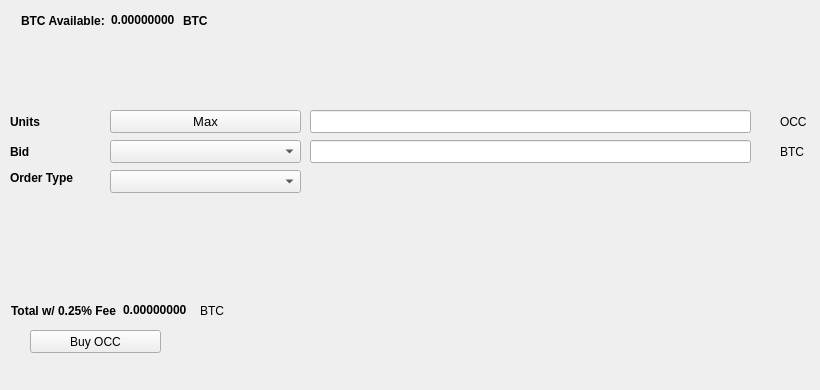
   <widget class="QWidget" name="BuyTab">
    <attribute name="title">
     <string>Buy</string>
    </attribute>
    <widget class="QPushButton" name="BuyOCC">
     <property name="geometry">
      <rect>
       <x>30</x>
       <y>330</y>
       <width>131</width>
       <height>23</height>
      </rect>
     </property>
     <property name="text">
      <string>Buy OCC</string>
     </property>
     <property name="icon">
      <iconset resource="../onecommacoin.qrc">
       <normaloff>:/icons/bitcoin</normaloff>:/icons/bitcoin</iconset>
     </property>
    </widget>
    <widget class="QLabel" name="label_3">
     <property name="geometry">
      <rect>
       <x>10</x>
       <y>110</y>
       <width>46</width>
       <height>23</height>
      </rect>
     </property>
     <property name="font">
      <font>
       <weight>75</weight>
       <bold>true</bold>
      </font>
     </property>
     <property name="text">
      <string>Units</string>
     </property>
    </widget>
    <widget class="QLineEdit" name="UnitsInput">
     <property name="geometry">
      <rect>
       <x>310</x>
       <y>110</y>
       <width>441</width>
       <height>23</height>
      </rect>
     </property>
     <property name="font">
      <font>
       <pointsize>9</pointsize>
       <weight>75</weight>
       <bold>true</bold>
      </font>
     </property>
    </widget>
    <widget class="QLineEdit" name="BuyBidPriceEdit">
     <property name="geometry">
      <rect>
       <x>310</x>
       <y>140</y>
       <width>441</width>
       <height>23</height>
      </rect>
     </property>
     <property name="font">
      <font>
       <pointsize>9</pointsize>
       <weight>75</weight>
       <bold>true</bold>
      </font>
     </property>
    </widget>
    <widget class="QLabel" name="label_4">
     <property name="geometry">
      <rect>
       <x>780</x>
       <y>110</y>
       <width>31</width>
       <height>23</height>
      </rect>
     </property>
     <property name="text">
      <string>OCC</string>
     </property>
    </widget>
    <widget class="QLabel" name="label_5">
     <property name="geometry">
      <rect>
       <x>780</x>
       <y>140</y>
       <width>31</width>
       <height>23</height>
      </rect>
     </property>
     <property name="text">
      <string>BTC</string>
     </property>
    </widget>
    <widget class="QLabel" name="label_6">
     <property name="geometry">
      <rect>
       <x>10</x>
       <y>140</y>
       <width>46</width>
       <height>23</height>
      </rect>
     </property>
     <property name="font">
      <font>
       <weight>75</weight>
       <bold>true</bold>
      </font>
     </property>
     <property name="text">
      <string>Bid</string>
     </property>
    </widget>
    <widget class="QLabel" name="label_7">
     <property name="geometry">
      <rect>
       <x>10</x>
       <y>170</y>
       <width>91</width>
       <height>16</height>
      </rect>
     </property>
     <property name="font">
      <font>
       <weight>75</weight>
       <bold>true</bold>
      </font>
     </property>
     <property name="text">
      <string>Order Type</string>
     </property>
    </widget>
    <widget class="QPushButton" name="Buy_Max_Amount">
     <property name="geometry">
      <rect>
       <x>110</x>
       <y>110</y>
       <width>191</width>
       <height>23</height>
      </rect>
     </property>
     <property name="font">
      <font>
       <pointsize>10</pointsize>
      </font>
     </property>
     <property name="text">
      <string>Max</string>
     </property>
    </widget>
    <widget class="QComboBox" name="BuyBidcomboBox">
     <property name="geometry">
      <rect>
       <x>110</x>
       <y>140</y>
       <width>191</width>
       <height>23</height>
      </rect>
     </property>
     <property name="font">
      <font>
       <pointsize>10</pointsize>
      </font>
     </property>
    </widget>
    <widget class="QComboBox" name="buyOrdertypeCombo">
     <property name="geometry">
      <rect>
       <x>110</x>
       <y>170</y>
       <width>191</width>
       <height>23</height>
      </rect>
     </property>
     <property name="font">
      <font>
       <pointsize>10</pointsize>
      </font>
     </property>
    </widget>
    <widget class="QWidget" name="layoutWidget1">
     <property name="geometry">
      <rect>
       <x>21</x>
       <y>11</y>
       <width>227</width>
       <height>19</height>
      </rect>
     </property>
     <layout class="QHBoxLayout" name="horizontalLayout_3">
      <item>
       <widget class="QLabel" name="label232">
        <property name="font">
         <font>
          <weight>75</weight>
          <bold>true</bold>
         </font>
        </property>
        <property name="text">
         <string>BTC Available:</string>
        </property>
       </widget>
      </item>
      <item>
       <widget class="QLabel" name="BtcAvailableLbl">
        <property name="palette">
         <palette>
          <active>
           <colorrole role="WindowText">
            <brush brushstyle="SolidPattern">
             <color alpha="255">
              <red>0</red>
              <green>0</green>
              <blue>0</blue>
             </color>
            </brush>
           </colorrole>
           <colorrole role="Button">
            <brush brushstyle="SolidPattern">
             <color alpha="255">
              <red>0</red>
              <green>170</green>
              <blue>0</blue>
             </color>
            </brush>
           </colorrole>
           <colorrole role="Light">
            <brush brushstyle="SolidPattern">
             <color alpha="255">
              <red>0</red>
              <green>255</green>
              <blue>0</blue>
             </color>
            </brush>
           </colorrole>
           <colorrole role="Midlight">
            <brush brushstyle="SolidPattern">
             <color alpha="255">
              <red>0</red>
              <green>212</green>
              <blue>0</blue>
             </color>
            </brush>
           </colorrole>
           <colorrole role="Dark">
            <brush brushstyle="SolidPattern">
             <color alpha="255">
              <red>0</red>
              <green>85</green>
              <blue>0</blue>
             </color>
            </brush>
           </colorrole>
           <colorrole role="Mid">
            <brush brushstyle="SolidPattern">
             <color alpha="255">
              <red>0</red>
              <green>113</green>
              <blue>0</blue>
             </color>
            </brush>
           </colorrole>
           <colorrole role="Text">
            <brush brushstyle="SolidPattern">
             <color alpha="255">
              <red>0</red>
              <green>170</green>
              <blue>0</blue>
             </color>
            </brush>
           </colorrole>
           <colorrole role="BrightText">
            <brush brushstyle="SolidPattern">
             <color alpha="255">
              <red>255</red>
              <green>255</green>
              <blue>255</blue>
             </color>
            </brush>
           </colorrole>
           <colorrole role="ButtonText">
            <brush brushstyle="SolidPattern">
             <color alpha="255">
              <red>0</red>
              <green>0</green>
              <blue>0</blue>
             </color>
            </brush>
           </colorrole>
           <colorrole role="Base">
            <brush brushstyle="SolidPattern">
             <color alpha="255">
              <red>255</red>
              <green>255</green>
              <blue>255</blue>
             </color>
            </brush>
           </colorrole>
           <colorrole role="Window">
            <brush brushstyle="SolidPattern">
             <color alpha="255">
              <red>0</red>
              <green>170</green>
              <blue>0</blue>
             </color>
            </brush>
           </colorrole>
           <colorrole role="Shadow">
            <brush brushstyle="SolidPattern">
             <color alpha="255">
              <red>0</red>
              <green>0</green>
              <blue>0</blue>
             </color>
            </brush>
           </colorrole>
           <colorrole role="AlternateBase">
            <brush brushstyle="SolidPattern">
             <color alpha="255">
              <red>127</red>
              <green>212</green>
              <blue>127</blue>
             </color>
            </brush>
           </colorrole>
           <colorrole role="ToolTipBase">
            <brush brushstyle="SolidPattern">
             <color alpha="255">
              <red>255</red>
              <green>255</green>
              <blue>220</blue>
             </color>
            </brush>
           </colorrole>
           <colorrole role="ToolTipText">
            <brush brushstyle="SolidPattern">
             <color alpha="255">
              <red>0</red>
              <green>0</green>
              <blue>0</blue>
             </color>
            </brush>
           </colorrole>
          </active>
          <inactive>
           <colorrole role="WindowText">
            <brush brushstyle="SolidPattern">
             <color alpha="255">
              <red>0</red>
              <green>0</green>
              <blue>0</blue>
             </color>
            </brush>
           </colorrole>
           <colorrole role="Button">
            <brush brushstyle="SolidPattern">
             <color alpha="255">
              <red>0</red>
              <green>170</green>
              <blue>0</blue>
             </color>
            </brush>
           </colorrole>
           <colorrole role="Light">
            <brush brushstyle="SolidPattern">
             <color alpha="255">
              <red>0</red>
              <green>255</green>
              <blue>0</blue>
             </color>
            </brush>
           </colorrole>
           <colorrole role="Midlight">
            <brush brushstyle="SolidPattern">
             <color alpha="255">
              <red>0</red>
              <green>212</green>
              <blue>0</blue>
             </color>
            </brush>
           </colorrole>
           <colorrole role="Dark">
            <brush brushstyle="SolidPattern">
             <color alpha="255">
              <red>0</red>
              <green>85</green>
              <blue>0</blue>
             </color>
            </brush>
           </colorrole>
           <colorrole role="Mid">
            <brush brushstyle="SolidPattern">
             <color alpha="255">
              <red>0</red>
              <green>113</green>
              <blue>0</blue>
             </color>
            </brush>
           </colorrole>
           <colorrole role="Text">
            <brush brushstyle="SolidPattern">
             <color alpha="255">
              <red>0</red>
              <green>170</green>
              <blue>0</blue>
             </color>
            </brush>
           </colorrole>
           <colorrole role="BrightText">
            <brush brushstyle="SolidPattern">
             <color alpha="255">
              <red>255</red>
              <green>255</green>
              <blue>255</blue>
             </color>
            </brush>
           </colorrole>
           <colorrole role="ButtonText">
            <brush brushstyle="SolidPattern">
             <color alpha="255">
              <red>0</red>
              <green>0</green>
              <blue>0</blue>
             </color>
            </brush>
           </colorrole>
           <colorrole role="Base">
            <brush brushstyle="SolidPattern">
             <color alpha="255">
              <red>255</red>
              <green>255</green>
              <blue>255</blue>
             </color>
            </brush>
           </colorrole>
           <colorrole role="Window">
            <brush brushstyle="SolidPattern">
             <color alpha="255">
              <red>0</red>
              <green>170</green>
              <blue>0</blue>
             </color>
            </brush>
           </colorrole>
           <colorrole role="Shadow">
            <brush brushstyle="SolidPattern">
             <color alpha="255">
              <red>0</red>
              <green>0</green>
              <blue>0</blue>
             </color>
            </brush>
           </colorrole>
           <colorrole role="AlternateBase">
            <brush brushstyle="SolidPattern">
             <color alpha="255">
              <red>127</red>
              <green>212</green>
              <blue>127</blue>
             </color>
            </brush>
           </colorrole>
           <colorrole role="ToolTipBase">
            <brush brushstyle="SolidPattern">
             <color alpha="255">
              <red>255</red>
              <green>255</green>
              <blue>220</blue>
             </color>
            </brush>
           </colorrole>
           <colorrole role="ToolTipText">
            <brush brushstyle="SolidPattern">
             <color alpha="255">
              <red>0</red>
              <green>0</green>
              <blue>0</blue>
             </color>
            </brush>
           </colorrole>
          </inactive>
          <disabled>
           <colorrole role="WindowText">
            <brush brushstyle="SolidPattern">
             <color alpha="255">
              <red>0</red>
              <green>85</green>
              <blue>0</blue>
             </color>
            </brush>
           </colorrole>
           <colorrole role="Button">
            <brush brushstyle="SolidPattern">
             <color alpha="255">
              <red>0</red>
              <green>170</green>
              <blue>0</blue>
             </color>
            </brush>
           </colorrole>
           <colorrole role="Light">
            <brush brushstyle="SolidPattern">
             <color alpha="255">
              <red>0</red>
              <green>255</green>
              <blue>0</blue>
             </color>
            </brush>
           </colorrole>
           <colorrole role="Midlight">
            <brush brushstyle="SolidPattern">
             <color alpha="255">
              <red>0</red>
              <green>212</green>
              <blue>0</blue>
             </color>
            </brush>
           </colorrole>
           <colorrole role="Dark">
            <brush brushstyle="SolidPattern">
             <color alpha="255">
              <red>0</red>
              <green>85</green>
              <blue>0</blue>
             </color>
            </brush>
           </colorrole>
           <colorrole role="Mid">
            <brush brushstyle="SolidPattern">
             <color alpha="255">
              <red>0</red>
              <green>113</green>
              <blue>0</blue>
             </color>
            </brush>
           </colorrole>
           <colorrole role="Text">
            <brush brushstyle="SolidPattern">
             <color alpha="255">
              <red>0</red>
              <green>85</green>
              <blue>0</blue>
             </color>
            </brush>
           </colorrole>
           <colorrole role="BrightText">
            <brush brushstyle="SolidPattern">
             <color alpha="255">
              <red>255</red>
              <green>255</green>
              <blue>255</blue>
             </color>
            </brush>
           </colorrole>
           <colorrole role="ButtonText">
            <brush brushstyle="SolidPattern">
             <color alpha="255">
              <red>0</red>
              <green>85</green>
              <blue>0</blue>
             </color>
            </brush>
           </colorrole>
           <colorrole role="Base">
            <brush brushstyle="SolidPattern">
             <color alpha="255">
              <red>0</red>
              <green>170</green>
              <blue>0</blue>
             </color>
            </brush>
           </colorrole>
           <colorrole role="Window">
            <brush brushstyle="SolidPattern">
             <color alpha="255">
              <red>0</red>
              <green>170</green>
              <blue>0</blue>
             </color>
            </brush>
           </colorrole>
           <colorrole role="Shadow">
            <brush brushstyle="SolidPattern">
             <color alpha="255">
              <red>0</red>
              <green>0</green>
              <blue>0</blue>
             </color>
            </brush>
           </colorrole>
           <colorrole role="AlternateBase">
            <brush brushstyle="SolidPattern">
             <color alpha="255">
              <red>0</red>
              <green>170</green>
              <blue>0</blue>
             </color>
            </brush>
           </colorrole>
           <colorrole role="ToolTipBase">
            <brush brushstyle="SolidPattern">
             <color alpha="255">
              <red>255</red>
              <green>255</green>
              <blue>220</blue>
             </color>
            </brush>
           </colorrole>
           <colorrole role="ToolTipText">
            <brush brushstyle="SolidPattern">
             <color alpha="255">
              <red>0</red>
              <green>0</green>
              <blue>0</blue>
             </color>
            </brush>
           </colorrole>
          </disabled>
         </palette>
        </property>
        <property name="font">
         <font>
          <weight>75</weight>
          <bold>true</bold>
         </font>
        </property>
        <property name="text">
         <string>0.00000000</string>
        </property>
        <property name="textInteractionFlags">
         <set>Qt::LinksAccessibleByMouse|Qt::TextSelectableByKeyboard|Qt::TextSelectableByMouse</set>
        </property>
       </widget>
      </item>
      <item>
       <widget class="QLabel" name="BtcAvailableLbl_2">
        <property name="font">
         <font>
          <weight>75</weight>
          <bold>true</bold>
         </font>
        </property>
        <property name="text">
         <string>BTC</string>
        </property>
       </widget>
      </item>
     </layout>
    </widget>
    <widget class="QWidget" name="layoutWidge2">
     <property name="geometry">
      <rect>
       <x>11</x>
       <y>301</y>
       <width>259</width>
       <height>19</height>
      </rect>
     </property>
     <layout class="QHBoxLayout" name="horizontalLayout_4">
      <item>
       <widget class="QLabel" name="label_9">
        <property name="font">
         <font>
          <weight>75</weight>
          <bold>true</bold>
         </font>
        </property>
        <property name="text">
         <string>Total w/ 0.25% Fee</string>
        </property>
       </widget>
      </item>
      <item>
       <widget class="QLabel" name="BuyCostLabel">
        <property name="palette">
         <palette>
          <active>
           <colorrole role="WindowText">
            <brush brushstyle="SolidPattern">
             <color alpha="255">
              <red>0</red>
              <green>0</green>
              <blue>0</blue>
             </color>
            </brush>
           </colorrole>
           <colorrole role="Button">
            <brush brushstyle="SolidPattern">
             <color alpha="255">
              <red>0</red>
              <green>170</green>
              <blue>0</blue>
             </color>
            </brush>
           </colorrole>
           <colorrole role="Light">
            <brush brushstyle="SolidPattern">
             <color alpha="255">
              <red>0</red>
              <green>255</green>
              <blue>0</blue>
             </color>
            </brush>
           </colorrole>
           <colorrole role="Midlight">
            <brush brushstyle="SolidPattern">
             <color alpha="255">
              <red>0</red>
              <green>212</green>
              <blue>0</blue>
             </color>
            </brush>
           </colorrole>
           <colorrole role="Dark">
            <brush brushstyle="SolidPattern">
             <color alpha="255">
              <red>0</red>
              <green>85</green>
              <blue>0</blue>
             </color>
            </brush>
           </colorrole>
           <colorrole role="Mid">
            <brush brushstyle="SolidPattern">
             <color alpha="255">
              <red>0</red>
              <green>113</green>
              <blue>0</blue>
             </color>
            </brush>
           </colorrole>
           <colorrole role="Text">
            <brush brushstyle="SolidPattern">
             <color alpha="255">
              <red>0</red>
              <green>170</green>
              <blue>0</blue>
             </color>
            </brush>
           </colorrole>
           <colorrole role="BrightText">
            <brush brushstyle="SolidPattern">
             <color alpha="255">
              <red>255</red>
              <green>255</green>
              <blue>255</blue>
             </color>
            </brush>
           </colorrole>
           <colorrole role="ButtonText">
            <brush brushstyle="SolidPattern">
             <color alpha="255">
              <red>0</red>
              <green>0</green>
              <blue>0</blue>
             </color>
            </brush>
           </colorrole>
           <colorrole role="Base">
            <brush brushstyle="SolidPattern">
             <color alpha="255">
              <red>255</red>
              <green>255</green>
              <blue>255</blue>
             </color>
            </brush>
           </colorrole>
           <colorrole role="Window">
            <brush brushstyle="SolidPattern">
             <color alpha="255">
              <red>0</red>
              <green>170</green>
              <blue>0</blue>
             </color>
            </brush>
           </colorrole>
           <colorrole role="Shadow">
            <brush brushstyle="SolidPattern">
             <color alpha="255">
              <red>0</red>
              <green>0</green>
              <blue>0</blue>
             </color>
            </brush>
           </colorrole>
           <colorrole role="AlternateBase">
            <brush brushstyle="SolidPattern">
             <color alpha="255">
              <red>127</red>
              <green>212</green>
              <blue>127</blue>
             </color>
            </brush>
           </colorrole>
           <colorrole role="ToolTipBase">
            <brush brushstyle="SolidPattern">
             <color alpha="255">
              <red>255</red>
              <green>255</green>
              <blue>220</blue>
             </color>
            </brush>
           </colorrole>
           <colorrole role="ToolTipText">
            <brush brushstyle="SolidPattern">
             <color alpha="255">
              <red>0</red>
              <green>0</green>
              <blue>0</blue>
             </color>
            </brush>
           </colorrole>
          </active>
          <inactive>
           <colorrole role="WindowText">
            <brush brushstyle="SolidPattern">
             <color alpha="255">
              <red>0</red>
              <green>0</green>
              <blue>0</blue>
             </color>
            </brush>
           </colorrole>
           <colorrole role="Button">
            <brush brushstyle="SolidPattern">
             <color alpha="255">
              <red>0</red>
              <green>170</green>
              <blue>0</blue>
             </color>
            </brush>
           </colorrole>
           <colorrole role="Light">
            <brush brushstyle="SolidPattern">
             <color alpha="255">
              <red>0</red>
              <green>255</green>
              <blue>0</blue>
             </color>
            </brush>
           </colorrole>
           <colorrole role="Midlight">
            <brush brushstyle="SolidPattern">
             <color alpha="255">
              <red>0</red>
              <green>212</green>
              <blue>0</blue>
             </color>
            </brush>
           </colorrole>
           <colorrole role="Dark">
            <brush brushstyle="SolidPattern">
             <color alpha="255">
              <red>0</red>
              <green>85</green>
              <blue>0</blue>
             </color>
            </brush>
           </colorrole>
           <colorrole role="Mid">
            <brush brushstyle="SolidPattern">
             <color alpha="255">
              <red>0</red>
              <green>113</green>
              <blue>0</blue>
             </color>
            </brush>
           </colorrole>
           <colorrole role="Text">
            <brush brushstyle="SolidPattern">
             <color alpha="255">
              <red>0</red>
              <green>170</green>
              <blue>0</blue>
             </color>
            </brush>
           </colorrole>
           <colorrole role="BrightText">
            <brush brushstyle="SolidPattern">
             <color alpha="255">
              <red>255</red>
              <green>255</green>
              <blue>255</blue>
             </color>
            </brush>
           </colorrole>
           <colorrole role="ButtonText">
            <brush brushstyle="SolidPattern">
             <color alpha="255">
              <red>0</red>
              <green>0</green>
              <blue>0</blue>
             </color>
            </brush>
           </colorrole>
           <colorrole role="Base">
            <brush brushstyle="SolidPattern">
             <color alpha="255">
              <red>255</red>
              <green>255</green>
              <blue>255</blue>
             </color>
            </brush>
           </colorrole>
           <colorrole role="Window">
            <brush brushstyle="SolidPattern">
             <color alpha="255">
              <red>0</red>
              <green>170</green>
              <blue>0</blue>
             </color>
            </brush>
           </colorrole>
           <colorrole role="Shadow">
            <brush brushstyle="SolidPattern">
             <color alpha="255">
              <red>0</red>
              <green>0</green>
              <blue>0</blue>
             </color>
            </brush>
           </colorrole>
           <colorrole role="AlternateBase">
            <brush brushstyle="SolidPattern">
             <color alpha="255">
              <red>127</red>
              <green>212</green>
              <blue>127</blue>
             </color>
            </brush>
           </colorrole>
           <colorrole role="ToolTipBase">
            <brush brushstyle="SolidPattern">
             <color alpha="255">
              <red>255</red>
              <green>255</green>
              <blue>220</blue>
             </color>
            </brush>
           </colorrole>
           <colorrole role="ToolTipText">
            <brush brushstyle="SolidPattern">
             <color alpha="255">
              <red>0</red>
              <green>0</green>
              <blue>0</blue>
             </color>
            </brush>
           </colorrole>
          </inactive>
          <disabled>
           <colorrole role="WindowText">
            <brush brushstyle="SolidPattern">
             <color alpha="255">
              <red>0</red>
              <green>85</green>
              <blue>0</blue>
             </color>
            </brush>
           </colorrole>
           <colorrole role="Button">
            <brush brushstyle="SolidPattern">
             <color alpha="255">
              <red>0</red>
              <green>170</green>
              <blue>0</blue>
             </color>
            </brush>
           </colorrole>
           <colorrole role="Light">
            <brush brushstyle="SolidPattern">
             <color alpha="255">
              <red>0</red>
              <green>255</green>
              <blue>0</blue>
             </color>
            </brush>
           </colorrole>
           <colorrole role="Midlight">
            <brush brushstyle="SolidPattern">
             <color alpha="255">
              <red>0</red>
              <green>212</green>
              <blue>0</blue>
             </color>
            </brush>
           </colorrole>
           <colorrole role="Dark">
            <brush brushstyle="SolidPattern">
             <color alpha="255">
              <red>0</red>
              <green>85</green>
              <blue>0</blue>
             </color>
            </brush>
           </colorrole>
           <colorrole role="Mid">
            <brush brushstyle="SolidPattern">
             <color alpha="255">
              <red>0</red>
              <green>113</green>
              <blue>0</blue>
             </color>
            </brush>
           </colorrole>
           <colorrole role="Text">
            <brush brushstyle="SolidPattern">
             <color alpha="255">
              <red>0</red>
              <green>85</green>
              <blue>0</blue>
             </color>
            </brush>
           </colorrole>
           <colorrole role="BrightText">
            <brush brushstyle="SolidPattern">
             <color alpha="255">
              <red>255</red>
              <green>255</green>
              <blue>255</blue>
             </color>
            </brush>
           </colorrole>
           <colorrole role="ButtonText">
            <brush brushstyle="SolidPattern">
             <color alpha="255">
              <red>0</red>
              <green>85</green>
              <blue>0</blue>
             </color>
            </brush>
           </colorrole>
           <colorrole role="Base">
            <brush brushstyle="SolidPattern">
             <color alpha="255">
              <red>0</red>
              <green>170</green>
              <blue>0</blue>
             </color>
            </brush>
           </colorrole>
           <colorrole role="Window">
            <brush brushstyle="SolidPattern">
             <color alpha="255">
              <red>0</red>
              <green>170</green>
              <blue>0</blue>
             </color>
            </brush>
           </colorrole>
           <colorrole role="Shadow">
            <brush brushstyle="SolidPattern">
             <color alpha="255">
              <red>0</red>
              <green>0</green>
              <blue>0</blue>
             </color>
            </brush>
           </colorrole>
           <colorrole role="AlternateBase">
            <brush brushstyle="SolidPattern">
             <color alpha="255">
              <red>0</red>
              <green>170</green>
              <blue>0</blue>
             </color>
            </brush>
           </colorrole>
           <colorrole role="ToolTipBase">
            <brush brushstyle="SolidPattern">
             <color alpha="255">
              <red>255</red>
              <green>255</green>
              <blue>220</blue>
             </color>
            </brush>
           </colorrole>
           <colorrole role="ToolTipText">
            <brush brushstyle="SolidPattern">
             <color alpha="255">
              <red>0</red>
              <green>0</green>
              <blue>0</blue>
             </color>
            </brush>
           </colorrole>
          </disabled>
         </palette>
        </property>
        <property name="font">
         <font>
          <weight>75</weight>
          <bold>true</bold>
         </font>
        </property>
        <property name="autoFillBackground">
         <bool>false</bool>
        </property>
        <property name="text">
         <string>0.00000000</string>
        </property>
        <property name="textInteractionFlags">
         <set>Qt::LinksAccessibleByMouse|Qt::TextSelectableByMouse</set>
        </property>
       </widget>
      </item>
      <item>
       <widget class="QLabel" name="label_10">
        <property name="font">
         <font>
          <weight>50</weight>
          <bold>false</bold>
         </font>
        </property>
        <property name="text">
         <string>BTC</string>
        </property>
       </widget>
      </item>
     </layout>
    </widget>
    <widget class="QLabel" name="label_24">
     <property name="geometry">
      <rect>
       <x>460</x>
       <y>300</y>
       <width>281</width>
       <height>81</height>
      </rect>
     </property>
     <property name="text">
      <string/>
     </property>
     <property name="pixmap">
      <pixmap>:/images/bittrex</pixmap>
     </property>
    </widget>
   </widget>
